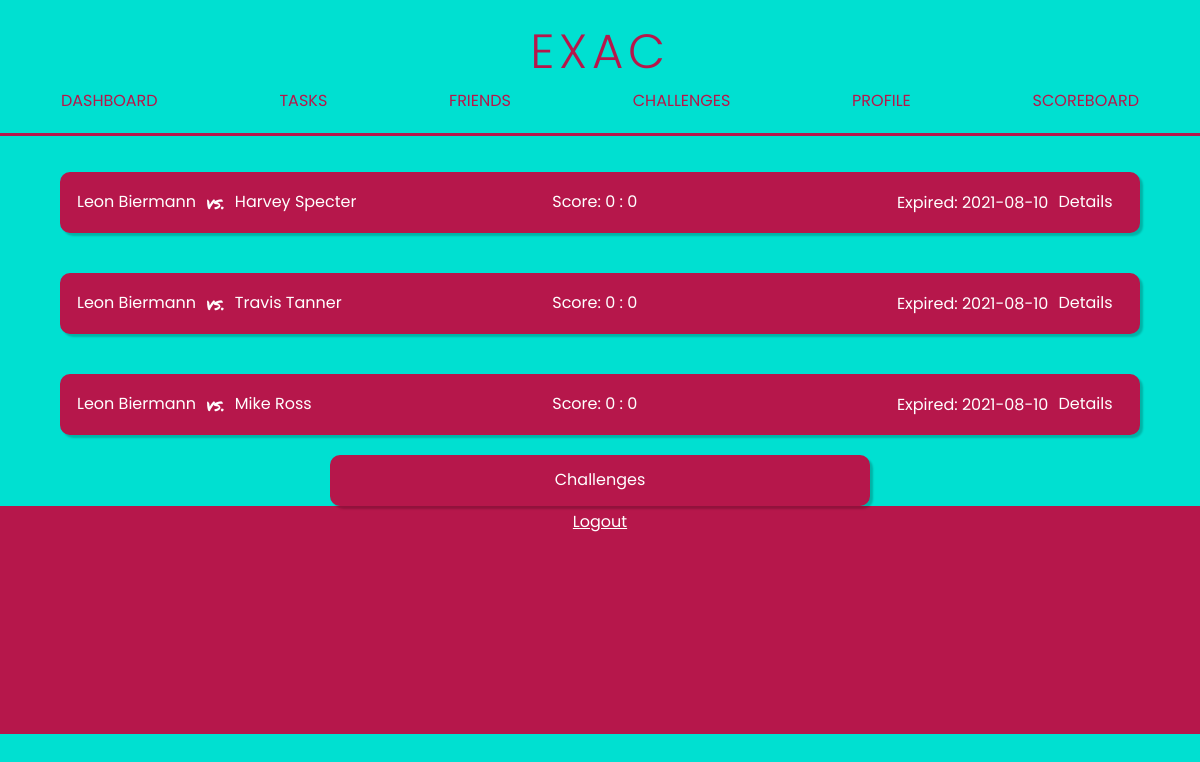
Screenshot of /challenges/history (signed in) with the database file from the repository.
### tables this page shows
CREATE TABLE users (id INTEGER PRIMARY KEY, email TEXT NOT NULL UNIQUE, username TEXT NOT NULL UNIQUE, hash TEXT NOT NULL);

CREATE TABLE challenges (id INTEGER PRIMARY KEY, challenger_id INTEGER, challenged_id INTEGER, challenger_score INTEGER NOT NULL, challenged_score INTEGER NOT NULL, finished BOOLEAN NOT NULL, expire_date DATE NOT NULL, FOREIGN KEY(challenger_id) REFERENCES users(id), FOREIGN KEY (challenged_id) REFERENCES users(id));

### application.py (the view)
@app.route("/challenges/history", methods=["GET", "POST"])
@login_required
def challengesHistory():
    challenges = getChallenges(True)
    return render_template("challenges/history.html", challenges=challenges)

### application.py (called while the page is built)
@app.after_request
def after_request(response):
    response.headers["Cache-Control"] = "no-cache, no-store, must-revalidate"
    response.headers["Expires"] = 0
    response.headers["Pragma"] = "no-cache"
    return response

### helpers.py (called while the page is built)
def login_required(f):
    @wraps(f)
    def decorated_function(*args, **kwargs):
        if session.get("user_id") is None:
            return redirect("/login")
        return f(*args, **kwargs)
    return decorated_function

### templates/challenges/history.html (shortened to what this page needs)
{% extends "template.html" %}
{% block main %}
<div class="container">
    {%for id, first_score, second_score, first_user, second_user, date in challenges%}
    <form action="/challenges/details" method="GET" id="{{first_user}}{{second_user}}{{date}}" style="width: 100%">
        <div class="entry3 entry" onClick="document.getElementById('{{first_user}}{{second_user}}{{date}}').submit();">
            <div class="container-horizontal container-horizontal-mobile mobile-center">
                <p class="underline">{{first_user}}</p>
                <p class="font-marker margin-lr"> vs. </p>
                <p class="underline">{{second_user}}</p>
            </div>
            <div>
                <p class="underline">Score: {{first_score}} : {{second_score}}</p>
            </div>
            <div class="container-horizontal align-content-right">
                <p class="margin-lr">Expired: {{date}}</p>
                    <button type="submit"  class="btn-text underline">Details</button>
            </div>
        </div>
    </form>
    {%endfor%}
    <a class="btn-primary half-size" href="/challenges"><p class="underline" >Challenges</p></a>
</div>
{% endblock %}

### static/css/start.css (style rules this page uses)
:root { --clr-first: #fff; --clr-second: #fff; --clr-third: rgb(206, 102, 102); --clr-fourth: rgb(53, 132, 197); --clr-btn-primary-border: #b6174b; --clr-btn-primary: #b6174b; --clr-entry: #b6174b; --clr-entry-border: #b6174b; --clr-background: #00e0d1; --clr-footer: #b6174b; --clr-header-font: #b6174b; --font: "Poppins"; --font-h1: 300; --font-h2: 400; --font-p: 500; }
* { margin: 0; padding: 0; box-sizing: border-box; scroll-behavior: smooth; font-family: var(--font); font-size: 16px; color: var(--clr-first); }
body { text-align: center; background-color: var(--clr-background); }
.btn-primary { max-width: 100%; padding: 10px 5px 10px 5px; border-radius: 10px; text-decoration: none; border: 2px solid var(--clr-btn-primary-border); background-color: var(--clr-btn-primary); color: white; position: relative; height: 100%; box-shadow: 3px 3px 2px rgba(0, 0, 0, 0.2); }
.btn-text { background-color: transparent; border: none; text-decoration: underline; color: var(--clr-first); }
a { text-decoration: none; }
.container { display: flex; flex-direction: column; align-items: center; width: 90%; }
form .entry { margin: 20px 0px; cursor: pointer; }
form .entry * { cursor: pointer; }
.underline { display: inline-block; }
.underline:after { background: none repeat scroll 0 0 transparent; bottom: 0; content: ""; display: block; position: relative; height: 2px; left: 50%; background: #fff; transition: width 0.3s ease 0s, left 0.3s ease 0s; width: 0; }
.entry { position: relative; display: grid; background-color: var(--clr-entry); padding: 15px; margin: 20px; border-radius: 10px; border: 2px solid var(--clr-entry-border); width: 100%; left: 0px; top: 0px; box-shadow: 3px 3px 2px rgba(0, 0, 0, 0.2); }
.entry button { text-decoration: none; }
.entry3 { grid-template-rows: 100%; grid-template-columns: 33% 33% 33%; }
.container-horizontal { display: flex; flex-direction: row; align-items: center; }
.align-content-right { display: flex; justify-content: flex-end; align-items: center; }
.margin-lr { margin-right: 10px; margin-left: 10px; }
.font-marker { font-family: PermanentMarker; }
.half-size { width: 50%; }

### rows the page displays
users: challenges "Leon Biermann" "Leon Biermann" "Leon Biermann"
users: challenges "Harvey Specter"
challenges: challenges "2021-08-10"
users: challenges "Travis Tanner"
challenges: challenges "2021-08-10"
users: challenges "Mike Ross"
challenges: challenges "2021-08-10"

### other values shown
{{ first_score }} "0" "0" "0"
{{ second_score }} "0" "0" "0"
